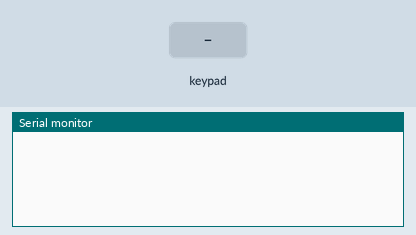
This sketch was run on a simulated Arduino Uno, built with avr-gcc and run on an emulated ATmega328P. On the bench: the last lines printed to the serial monitor. The inputs (shaded band) are chosen by the test bench.

Above: at 1.2 s.
1.3 s: key '1' pressed
At 2.2 s:
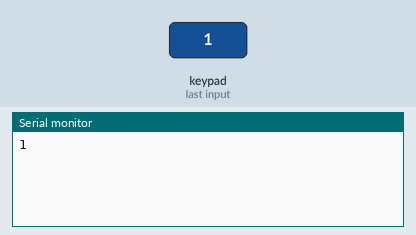
3.0 s: keypad keys 6 7 8 9 # pressed 0.4 s apart
At 5.2 s:
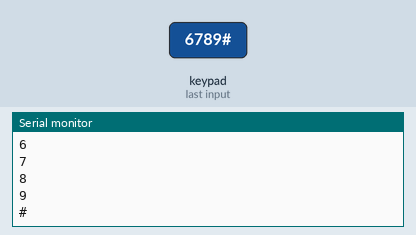
6.5 s: key 'A' pressed
At 7.9 s:
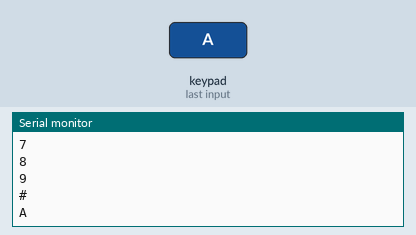
8.2 s: keypad keys 6 7 8 9 * pressed 0.4 s apart
At 11.1 s:
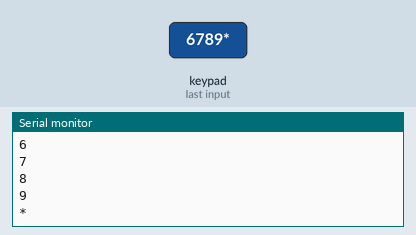
11.7 s: key 'B' pressed
At 12.8 s:
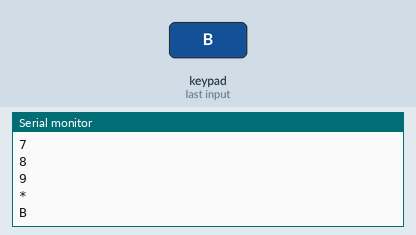
13.4 s: keypad keys 6 7 8 9 D pressed 0.4 s apart
At 15.8 s:
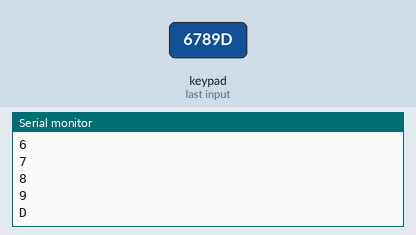
Timing chart, 0 to 17.3 s (numbered marks = the images above; inputs shaded):
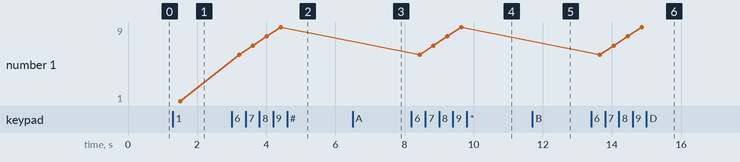

The sketch:

sketch_oct21b.ino
```cpp
#include "Keypad.h"

//Bạn có thể tham khảo thêm tại: https://github.com/Chris--A/Keypad/blob/master/examples/HelloKeypad/HelloKeypad.ino

const byte rows = 4; //số hàng
const byte columns = 4; //số cột

int holdDelay = 700; //Thời gian trễ để xem là nhấn 1 nút nhằm tránh nhiễu
int n = 3; //
int state = 0; //nếu state =0 ko nhấn,state =1 nhấn thời gian nhỏ , state = 2 nhấn giữ lâu
char key = 0;
int i=0;

int now,next;
//Định nghĩa các giá trị trả về
char keys[rows][columns] =
{
  {'1', '2', '3', 'A'},
  {'4', '5', '6', 'B'},
  {'7', '8', '9', 'C'},
  {'*', '0', '#', 'D'},
};

byte rowPins[rows] = {6, 7, 8 ,9}; //Cách nối chân với Arduino
byte columnPins[columns] = {10, 11, 12 ,13};
char keySeted;

//cài đặt thư viện keypad
Keypad keypad = Keypad(makeKeymap(keys), rowPins, columnPins, rows, columns);

char getKeyB(){
   char temp = keypad.getKey();

  if ((int)keypad.getState() ==  PRESSED) {
    if (temp != 0) {
      key = temp;
    }
  }
  if ((int)keypad.getState() ==  HOLD) {
    state++;
    state = constrain(state, 1, n-1);
    delay(holdDelay);
  }

  if ((int)keypad.getState() ==  RELEASED) {
    key += state;
    state = 0;
    //Xuất lên Máy tính để xem kết quả
    Serial.println(key);
    return key;
  }
  return -1;
}

void setup() {
  Serial.begin(9600);//bật serial, baudrate 9600

}

void xuLyQuay(){

}

void loop() {
keySeted = getKeyB();
now = keySeted;
if(keySeted == '*')  xuLyQuay();

  delay(100);
}
```

Measured:
- after the input at 1.3 s, the serial monitor: prints a new line after 0.21 s (image 1)
- after the input at 3.0 s, the serial monitor: prints a new line after 0.21 s (image 2)
- after the input at 6.5 s, the serial monitor: prints a new line after 0.23 s (image 3)
- after the input at 8.2 s, the serial monitor: prints a new line after 0.23 s (image 4)
- after the input at 11.7 s, the serial monitor: prints a new line after 0.25 s (image 5)
- after the input at 13.4 s, the serial monitor: prints a new line after 0.25 s (image 6)
- plotted number 1: 1 → 9 after the input at 3.0 s
